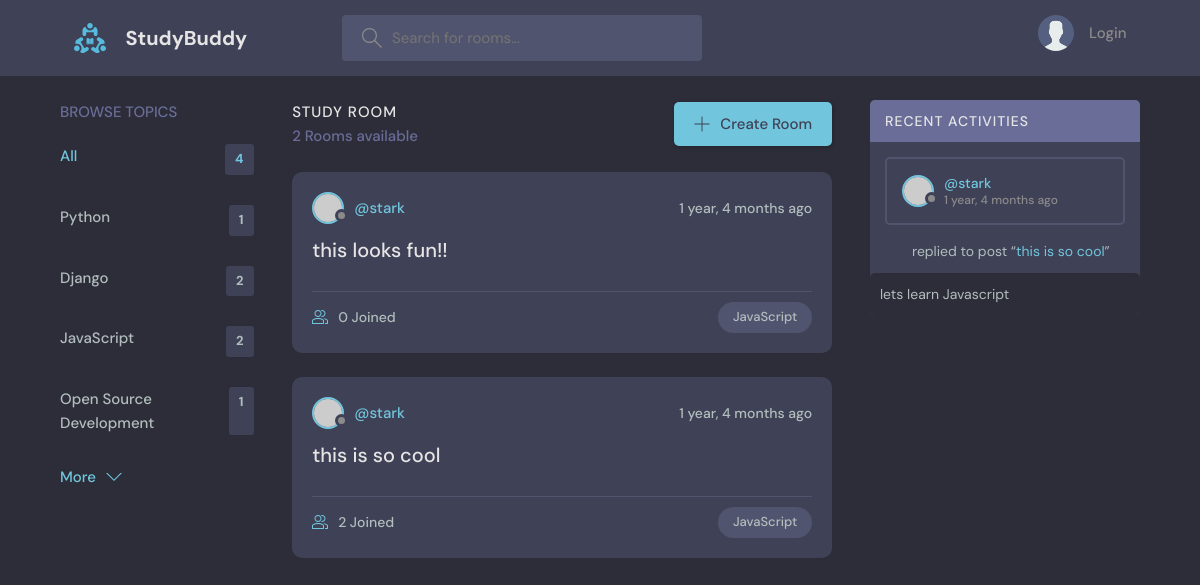
Screenshot of /?q=JavaScript with the database file from the repository.
### base/models.py (models this page shows, shortened)
class Topic(models.Model):
    name = models.CharField(max_length=200)

class Room(models.Model):
    host = models.ForeignKey(User, on_delete=models.SET_NULL, null=True)
    topic = models.ForeignKey(Topic, on_delete=models.SET_NULL, null=True)
    name = models.CharField(max_length=200)
    description = models.TextField(null=True, blank=True)
    participants = models.ManyToManyField(User, related_name='participants')
    updated = models.DateTimeField(auto_now=True)
    created = models.DateTimeField(auto_now_add=True)
    def __str__(self):
        return self.name
    class Meta:
        ordering = ['-updated', '-created']

class Message(models.Model):
    user = models.ForeignKey(User, on_delete=models.CASCADE)
    room = models.ForeignKey(Room, on_delete=models.CASCADE)
    body = models.TextField()
    updated = models.DateTimeField(auto_now=True)
    created = models.DateTimeField(auto_now_add=True)
    class Meta:
        ordering = ['-updated', '-created']

### base/views.py (the view)
# urls.py: path('', views.home, name="home"),
def home(request):
    q = request.GET.get('q') if request.GET.get('q') != None else ''
    rooms = Room.objects.filter(
        Q(topic__name__icontains=q) |
        Q(name__icontains=q) |
        Q(description__icontains=q)
    )
    room_count = rooms.count()
    topics = Topic.objects.all()
    room_messages = Message.objects.filter(Q(room__topic__name__icontains=q))
    context = {'rooms': rooms, 'topics': topics,
               'room_count': room_count, 'room_messages': room_messages}
    return render(request, 'base/home.html', context)

### base/templates/base/home.html (shortened to what this page needs)
{% extends 'main.html'%}
{% block content %}
    <main class="layout layout--3">
      <div class="container">
        {% include 'base/topics_component.html' %}
        <div class="roomList">
          <div class="roomList__header">
            <div>
              <h2>Study Room</h2>
              <p>{{room_count}} Rooms available</p>
            </div>
            <a class="btn btn--main" href="create-room.html">
              <svg version="1.1" xmlns="http://www.w3.org/2000/svg" width="32" height="32" viewBox="0 0 32 32">
                <title>add</title>
                <path
                  d="M16.943 0.943h-1.885v14.115h-14.115v1.885h14.115v14.115h1.885v-14.115h14.115v-1.885h-14.115v-14.115z"
                ></path>
              </svg>
              Create Room
            </a>
          </div>
          {% include 'base/feed_component.html' %}
        </div>
        {% include 'base/activity_component.html' %}
    </main>
{% endblock content %}

### base/templates/base/topics_component.html
<div class="topics">
    <div class="topics__header">
      <h2>Browse Topics</h2>
    </div>
    <ul class="topics__list">
      <li>
        <a href="{% url 'home' %}" class="active">All<span>{{topics.count}}</span></a>
      </li>
      {% for topic in topics %}
      <li>
        <a href="{%url 'home' %}?q={{topic.name}}">{{topic.name}} <span>{{topic.room_set.all.count}}</span></a>
      </li>
      {% endfor %}
    </ul>
    <button class="btn btn--link" href="/">
      More
      <svg version="1.1" xmlns="http://www.w3.org/2000/svg" width="32" height="32" viewBox="0 0 32 32">
        <title>chevron-down</title>
        <path d="M16 21l-13-13h-3l16 16 16-16h-3l-13 13z"></path>
      </svg>
    </button>
  </div>

### base/templates/base/feed_component.html (shortened to what this page needs)
{% for room in rooms%}
<div class="roomListRoom">
    <div class="roomListRoom__header">
      <a href="{% url 'user-profile' room.host.id %}" class="roomListRoom__author">
        <div class="avatar avatar--small">
          <img src="https://randomuser.me/api/portraits/women/11.jpg" />
        </div>
        <span>@{{room.host.username}}</span>
      </a>
      <div class="roomListRoom__actions">
        <span>{{room.created|timesince}} ago</span>
      </div>
    </div>
    <div class="roomListRoom__content">
      <a href="{% url 'room' room.id %}">{{room.name}}</a>
    </div>
    <div class="roomListRoom__meta">
      <a href="{% url 'room' room.id %}" class="roomListRoom__joined">
        {{room.participants.all.count}} Joined
      </a>
      <p class="roomListRoom__topic">{{room.topic.name}}</p>
    </div>
  </div>
{% endfor %}

### base/templates/base/activity_component.html (shortened to what this page needs)
<div class="activities">
    <div class="activities__header">
      <h2>Recent Activities</h2>
    </div>
    {% for message in room_messages %}
    <div class="activities__box">
      <div class="activities__boxHeader roomListRoom__header">
        <a href="{% url 'user-profile' message.user.id %}" class="roomListRoom__author">
          <div class="avatar avatar--small">
            <img src="https://randomuser.me/api/portraits/women/11.jpg" />
          </div>
          <p>
            @{{message.user}}
            <span>{{message.created|timesince}} ago</span>
          </p>
        </a>
      </div>
      </div>
      <div class="activities__boxContent">
        <p>replied to post “<a href="{% url 'room' message.user.id %}">{{message.room}}</a>”</p>
        <div class="activities__boxRoomContent">
            {{message.body}}
        </div>
      </div>
    </div>
    {% endfor %}
  </div>

### rows the page displays
Topic: name "Python", room_set.all.count "1"
Topic: name "Django", room_set.all.count "2"
Topic: name "JavaScript", room_set.all.count "2"
Topic: name "Open Source Development", room_set.all.count "1"
Room: host.username "stark", created "1 year, 4 months", name "this looks fun!!", participants.all.count "0", topic.name "JavaScript"
Room: host.username "stark", created "1 year, 4 months", name "this is so cool", participants.all.count "2", topic.name "JavaScript"
Message: user "stark", created "1 year, 4 months", room "this is so cool", body "lets learn Javascript"

### other values shown
{{ topics.count }} "4"
{{ room_count }} "2"
